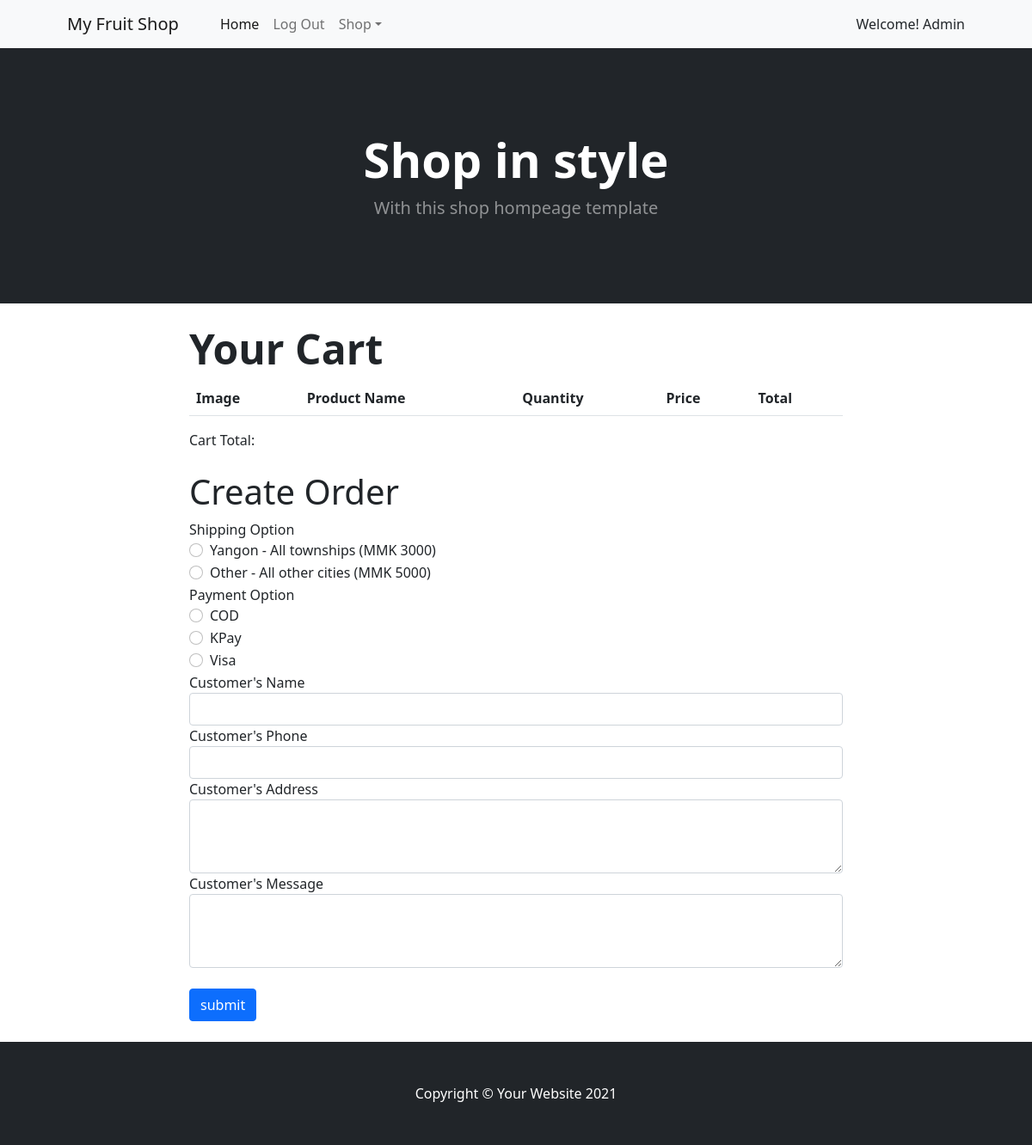
Screenshot of /order_create.php (signed in) with the database file from the repository.
### tables this page shows
CREATE TABLE `shippings` (
  `id` int(11) NOT NULL,
  `name` varchar(32) NOT NULL,
  `description` text NOT NULL,
  `price` int(32) NOT NULL,
  `created_on` datetime NOT NULL DEFAULT CURRENT_TIMESTAMP
);

CREATE TABLE `payment_options` (
  `id` int(11) NOT NULL,
  `name` varchar(32) NOT NULL,
  `description` text NOT NULL,
  `created_on` datetime NOT NULL DEFAULT CURRENT_TIMESTAMP
);

### order_create.php (the view, shortened to what this page needs)
<?php
include('inc/connect.php');
if($_SERVER['REQUEST_METHOD'] === 'GET'){
    $sql = "SELECT * FROM shippings";
    $result = $conn->query($sql);
    $shipping_rates = array();
    if ($result->num_rows > 0) {
      while($row = $result->fetch_assoc()) {
        array_push($shipping_rates, $row);
      }
    }
    $sql = "SELECT * FROM payment_options";
    $result = $conn->query($sql);
    $payment_options = array();
    if ($result->num_rows > 0) {
      while($row = $result->fetch_assoc()) {
        array_push($payment_options, $row);
      }
    }
    $shipping_rate_id = isset($_SESSION['order']['shipping_rate_id'])?$_SESSION['order']['shipping_rate_id']:'';
    $payment_method = isset($_SESSION['order']['payment_method'])?$_SESSION['order']['payment_method']:'';
    $customer_name = isset($_SESSION['order']['customer_name'])?$_SESSION['order']['customer_name']:'';
    $customer_phone = isset($_SESSION['order']['customer_phone'])?$_SESSION['order']['customer_phone']:'';
    $customer_address = isset($_SESSION['order']['customer_address'])?$_SESSION['order']['customer_address']:'';
    $customer_message = isset($_SESSION['order']['customer_message'])?$_SESSION['order']['customer_message']:'';
}
?>
<?php include("inc/header.php"); ?>
            <main>
                <div class="container-fluid px-4">
                    <div class="row">
                		<div class="col-8 offset-2 mb-4" >
                			<h1 class="display-5 fw-bolder mt-4">Your Cart</h1>
                        <table class="table">
                        	<tr>
                                <th>Image</th>
                        		<th>Product Name</th>
                        		<th>Quantity</th>
                        		<th>Price</th>
                        		<th>Total</th>
                        	</tr>
                        </table>
                        <p>Cart Total: <?php echo $_SESSION['order']['subtotal']; ?></p>
                			<h1 class="mt-4">Create Order</h1>
                			<form action="order_create.php" method="post" enctype="multipart/form-data">
							  <div class="form-group">
							  	   <label>Shipping Option</label>
							  	   <?php foreach($shipping_rates as $shipping_rate): ?>
							  	   <?php
							  	   	 $checked = ($shipping_rate_id == $shipping_rate['id'])?'checked':'';
							  	   ?>
								  <div class="form-check">
									  <input class="form-check-input" type="radio" name="shipping_rate_id"  value="<?php echo $shipping_rate['id']; ?>" <?php echo $checked; ?>>
									  <label class="form-check-label" for="exampleRadios1">
									    <?php echo "{$shipping_rate['name']} - {$shipping_rate['description']} (MMK {$shipping_rate['price']})"; ?>
									  </label>
								  </div>
								  <?php endforeach; ?>
							  </div>
							  <div class="form-group">
							  	   <label>Payment Option</label>
							  	   <?php foreach($payment_options as $payment_option): ?>
							  	   <?php
							  	   	 $checked = ($payment_method == $payment_option['name'])?'checked':'';
							  	   ?>
								  <div class="form-check">
									  <input class="form-check-input" type="radio" name="payment_method"  value="<?php echo $payment_option['name']; ?>" <?php echo $checked; ?>>
									  <label class="form-check-label" for="exampleRadios1">
									    <?php echo "{$payment_option['name']}"; ?>
									  </label>
								  </div>
								  <?php endforeach; ?>
							  </div>
							  <div class="form-group">
							    <label for="customer_name">Customer's Name</label>
							    <input type="text" class="form-control" name="customer_name" value="<?php echo $customer_name; ?>">
							  </div>
							  <div class="form-group">
							    <label for="customer_phone">Customer's Phone</label>
							    <input type="text" class="form-control" name="customer_phone" value="<?php echo $customer_phone; ?>">
							  </div>
							  <div class="form-group">
							    <label for="customer_address">Customer's Address</label>
							    <textarea class="form-control"  rows="3" name="customer_address"><?php echo $customer_address; ?></textarea>
							  </div>
							  <div class="form-group">
							    <label for="customer_message">Customer's Message</label>
							    <textarea class="form-control"  rows="3" name="customer_message"><?php echo $customer_message; ?></textarea>
							  </div>
							  <input type="submit" class="btn btn-primary mt-4" name="submit" value="submit" />
							</form>
                		</div>
                	</div>
                </div>
            </main>
<?php include("inc/footer.php"); ?>

### rows the page displays
shippings: name "Yangon", description "All townships", price "3000"
shippings: name "Other", description "All other cities", price "5000"
payment_options: name "COD"
payment_options: name "KPay"
payment_options: name "Visa"

### other values shown
$_SESSION['user_name'] "Admin"
